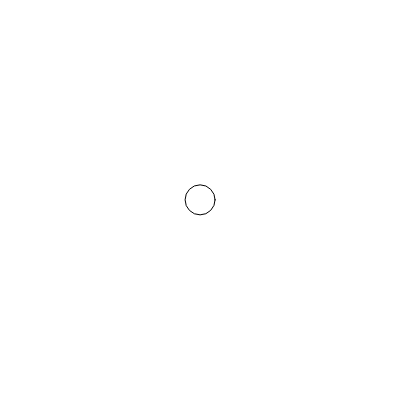
Frame 1 (no input)
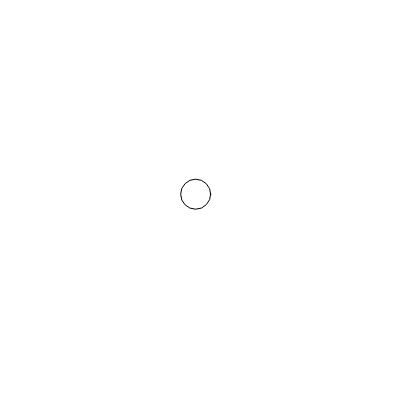
Frame 60 (no input)
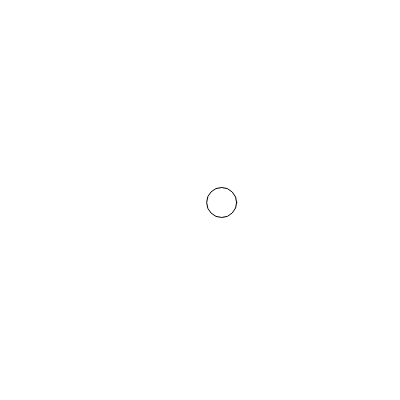
Frame 120 (the mouse pressed at the canvas centre since frame 60)

The p5.js sketch that drew these frames (run headless with seeded random() and noise() and a simulated clock; from frame 60 on, the mouse is pressed at the canvas centre):

// p5.js sketch
// ── sketch.js
var x = 200;
var y = 200;
var targetx = 200;
var targety = 200;
var easing = 0.05;

function setup() {
  createCanvas(400, 400);
}

function draw() {
  background(255);
  
  // add random motion to targetx/y
  targetx += random(-5, 5);
  targety += random(-5, 5);
  
  // ease actual x/y toward targetx/y
  var diffx = targetx - x;
  var diffy = targety - y;
  x += easing*diffx;
  y += easing*diffy;
  
  // draw ellipse
  ellipse(x, y, 30, 30);

}
